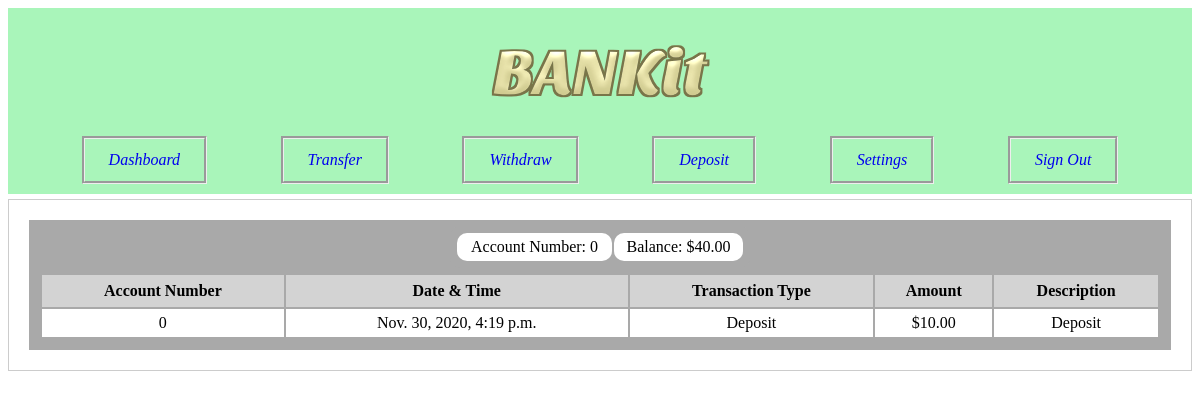
/dashboard/ (signed in), run on an earlier commit of the app's database.
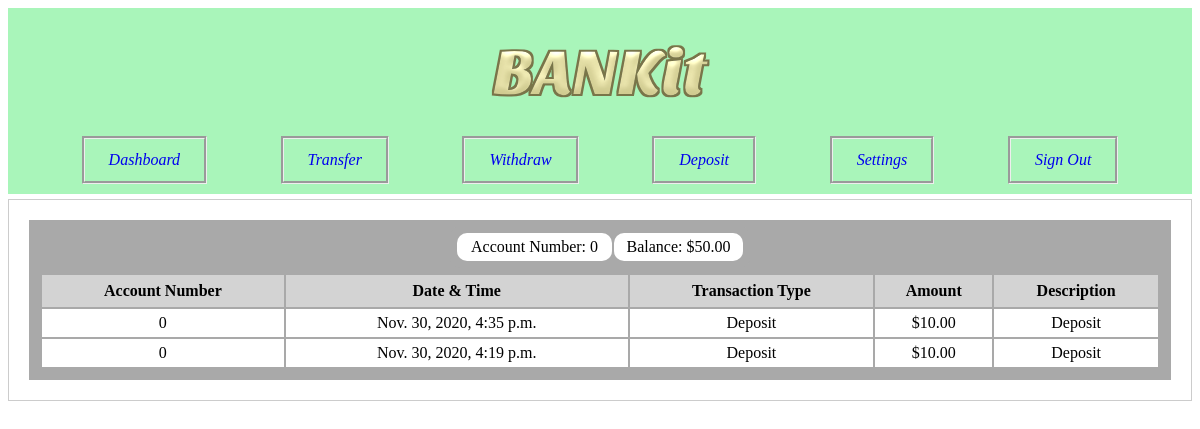
And on a later commit of the database.
### users/models.py (models this page shows, shortened)
class Account(models.Model):
    account_number  = models.IntegerField(primary_key=True)
    user_id         = models.ForeignKey(User, on_delete=models.CASCADE)
    balance         = models.DecimalField(max_digits=20, decimal_places=2)
    def __str__(self):
        return str(self.account_number)
    class Meta:
        db_table='users_account'

class History(models.Model):
    TRANSACTION_TYPES = (
        ('T', 'Transfer'),
        ('D', 'Deposit'),
        ('W', 'Withdrawal'),
    )
    account_number  = models.ForeignKey(Account, on_delete=models.CASCADE)
    datetime        = models.DateTimeField(default=timezone.now)
    transaction_type= models.CharField(max_length=1, choices=TRANSACTION_TYPES)
    amount          = models.DecimalField(max_digits=20, decimal_places=2)
    description     = models.CharField(max_length=256, default="empty")
    class Meta:
        db_table='users_history'

### users/views.py (the view)
# urls.py: path('dashboard/', views.user_dashboard, name='Dashboard'),
@login_required
def user_dashboard(request):
    account_number = Account.objects.get(user_id=request.user).account_number
    history = History.objects.filter(
        account_number=account_number).order_by('-datetime')
    balance = Account.objects.get(user_id=request.user).balance
    context = {
        'account_number' : account_number,
        'balance' : balance,
        'history': history,
    }
    return render(request, 'users/homepage_dashboard.html', context)

### users/templates/users/homepage_dashboard.html (shortened to what this page needs)
<!DOCTYPE html>
<html lang="en">
<head>
</head>
<body>
  <div class="titlebar">
    {% load static %}
		<img src="{% static 'users/BANKit.svg' %}" alt="Bankit logo">
  </div>
  <div class="navbar" style="display:flex; justify-content: space-evenly;">
    <a class="navbar-item" href="/dashboard">Dashboard</a>
    <a class="navbar-item" href="/transfer">Transfer</a>
    <a class="navbar-item" href="/withdraw">Withdraw</a>
    <a class="navbar-item" href="/deposit">Deposit</a>
    <a class="navbar-item" href="/settings">Settings</a>
    <a class="navbar-item" href="/logout">Sign Out</a>
  </div>
  <div class="page-content">
    <table cellspacing="0" class="greybackground" style="width:100%">
    <tr>
      <td>
    <table id="tableintable" style="padding: 5px;width: 300px; margin: auto; border-radius: 10px;">
      <tr>
        <td style="text-align: center; border-radius: 10px">Account Number: {{account_number}}</td>
        <td style="text-align: center; border-radius: 10px">Balance: ${{balance}}</td>
      </tr>
    <table>
      <thead>
        <tr class="backgroundrow">
            <th>Account Number</th>
            <th>Date & Time</th>
            <th>Transaction Type</th>
            <th>Amount</th>
            <th>Description</th>
        </tr>
      </thead>
      <tbody>
      {% for h in history %}
          <tr>
          <td id="history">{{h.account_number}}</td>
          <td id="history">{{h.datetime}}</td>
          <td id="history">{{h.get_transaction_type_display}}</td>
          <td id="history">${{h.amount}}</td>
          <td id="history">{{h.description}}</td>
        </tr>
      {% endfor %}
      </tbody>
    </table>
  </td>
  </tr>
    </table>
  </div>
</body>
</html>

What changed in the data, as far as the page shows it:
changed Account: balance "40.00" → "50.00"
added History: account_number "0", datetime "Nov. 30, 2020, 4:35 p.m.", transaction_type "Deposit", amount "10.00", description "Deposit"
